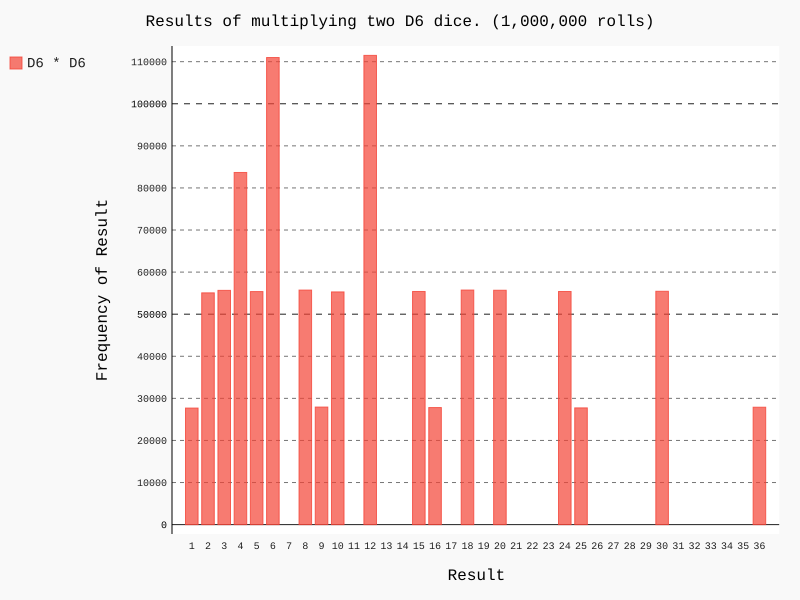

Here is the Python script that generated this plot:
import pygal

from die import Die

die_1 = Die()
die_2 = Die()

results = []
for roll_num in range(1000000):
    result = die_1.roll() * die_2.roll()
    results.append(result)
 
frequencies = []
max_result = die_1.num_sides * die_2.num_sides
for value in range(1, max_result+1):
    frequency = results.count(value)
    frequencies.append(frequency)

hist = pygal.Bar()

hist.title = "Results of multiplying two D6 dice. (1,000,000 rolls)"
hist.x_labels = [str(x) for x in range(1, max_result+1)]
hist.x_title = "Result"
hist.y_title = "Frequency of Result"

hist.add('D6 * D6', frequencies)
hist.render_to_file('multiplication.svg')
